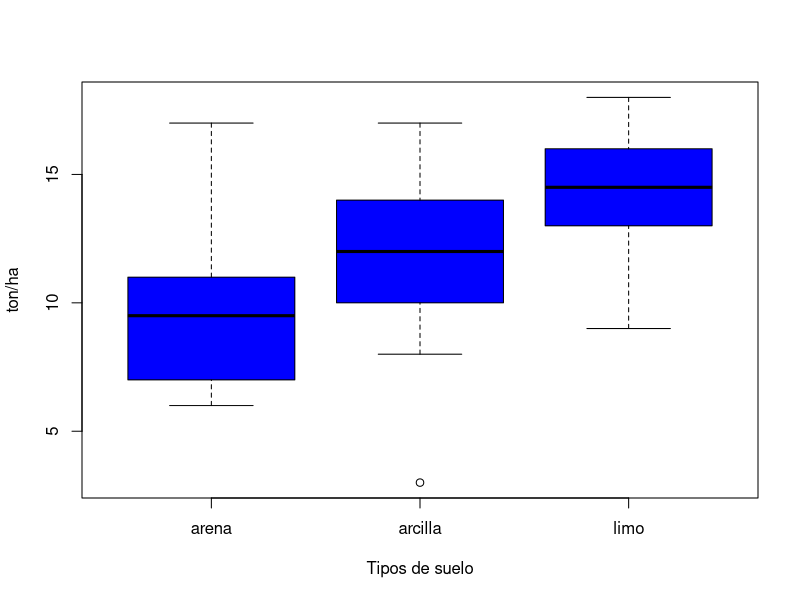
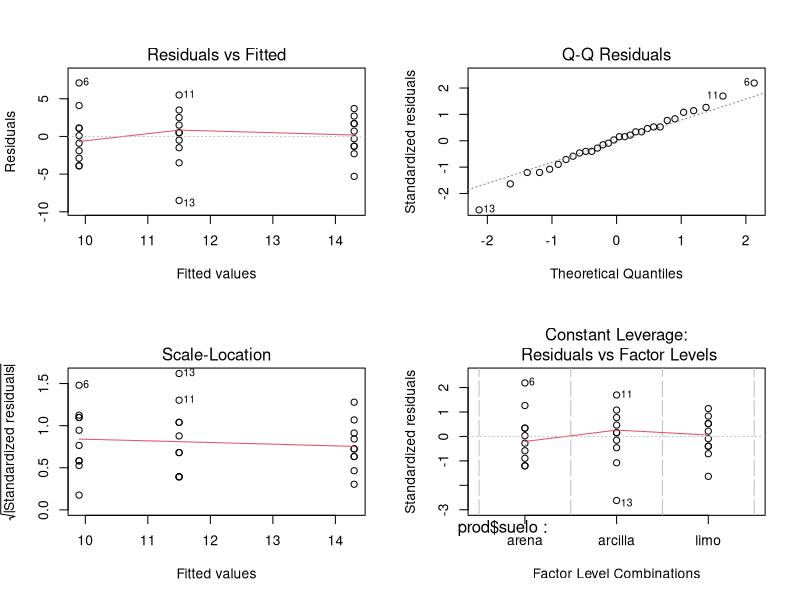
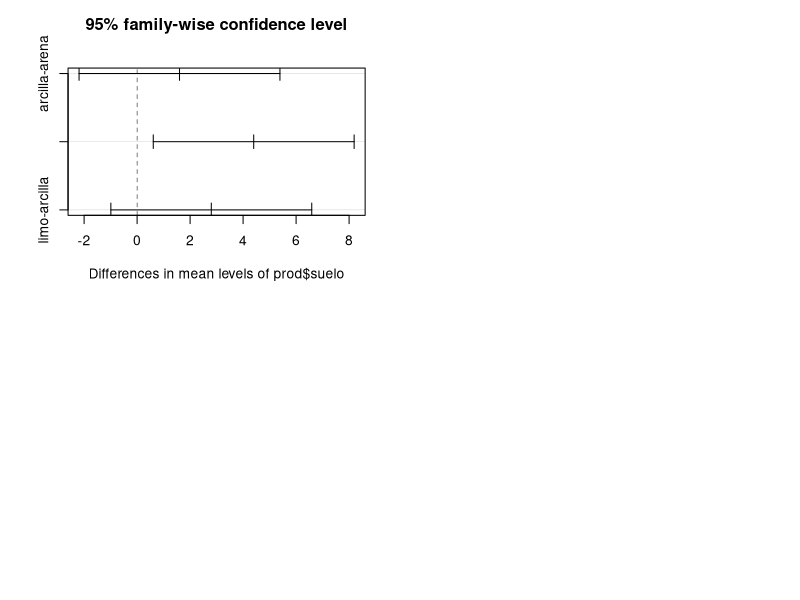

Write the R code that produced these figures, in order.
#Cipriano Guerrero Cabrera
#clase 5
#09-08-2019

# diferencia entre tres variables analisis de varianza-----------------------------------------


#ho no existe diferencia entre tratamientos 
#h1 existe diferencia entre tratamientos

arena<- c(6, 10, 8, 6, 14, 17, 9, 11, 7, 11)
arcilla<- c(17, 15, 3, 11, 14, 12, 12, 8, 10, 13)
limo<-c(13, 16, 9, 12, 15, 16, 17, 13, 18, 14)
y.ton<-c(arena, arcilla, limo)
suelo <-gl(3, 10, 30, labels=c("arena", "arcilla","limo"))
prod<-data.frame(suelo, y.ton)
head(prod)
tapply(prod$y.ton,prod$suelo,mean)
tapply(prod$y.ton,prod$suelo,var)
shapiro.test(prod$y.ton)
# los valores son normales para 

bartlett.test(prod$y.ton, prod$suelo)
fligner.test(prod$y.ton, prod$suelo)

boxplot(prod$y.ton~prod$suelo, xlab="Tipos de suelo",
        ylab="ton/ha",col="blue")

aov.suelo<-aov(prod$y.ton~prod$suelo)
aov.suelo
summary(aov.suelo)
par(mfrow=c(2,2))
plot(aov(prod$y.ton~prod$suelo))
par(mfrw=c(1,1))

TukeyHSD(aov.suelo, conf.level = 0.95)

plot(TukeyHSD(aov.suelo))
summary(aov.suelo)

summary.lm(aov.suelo)








